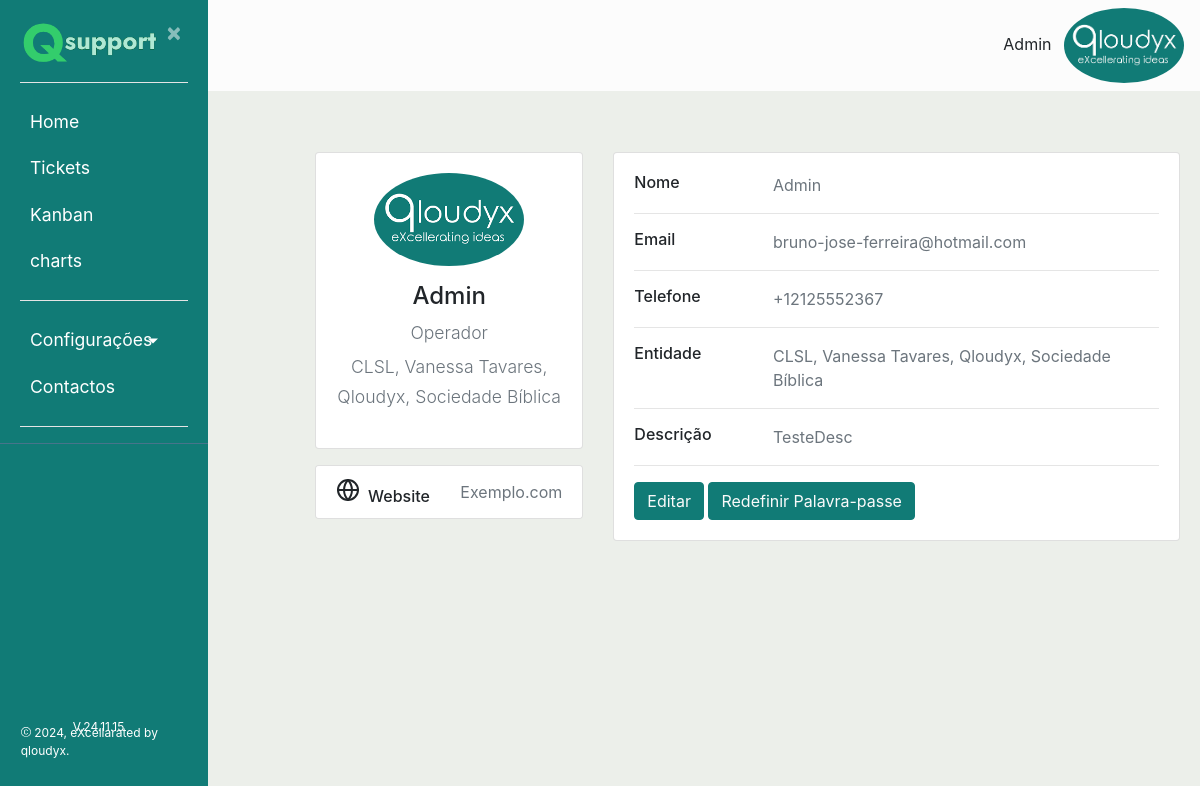
/profile/ (signed in), run on the app's committed database.
### ticket/models.py (models this page shows, shortened)
class Usuarios(AbstractBaseUser):
    uuid = models.UUIDField(default = uuid.uuid4)
    nome = models.CharField(max_length=100, unique=True,verbose_name='Utilizador')
    email = models.EmailField(verbose_name='E-mail')
    foto = models.ImageField(null=True, blank=True, upload_to='users/uploads/fotos',verbose_name='Foto')
    descricao = models.CharField(max_length=250, null=True)
    EscolhasRole = {
    ("Interno", "Interno"),
    ("Operador", "Operador"),
    ("Cliente", "Cliente"),
    }
    role = models.CharField(max_length=50,choices= EscolhasRole ,verbose_name='Cargo')
    entidade = models.ManyToManyField(Entidades, verbose_name='Entidades')
    telefone = PhoneNumberField(null=True, blank=False, unique=True, verbose_name='Telefone')
    date_of_birth = models.DateField(verbose_name='Data de Nascimento')
    is_active = models.BooleanField(default=True, verbose_name='Ativo?')
    is_admin = models.BooleanField(default=False, verbose_name='Admin?')
    objects = MyUserManager()
    USERNAME_FIELD = 'nome'
    REQUIRED_FIELDS = ['date_of_birth','email']
    def nomes_entidade(self):
            return ', '.join([a.nome for a in self.entidade.all()])
    nomes_entidade.short_description = "Entidades"

class Entidades(models.Model):
    nome = models.CharField(max_length=100)
    externo = models.BooleanField(default=False)

### users/views.py (the view)
# urls.py: path('profile/', users_views.profile, name='profile'), #URL para os perfís
@login_required
def profile(request):
    total = Ticket.objects.count()
    filtroresolvido = Ticket.objects.filter(estado="3")
    resolvido = filtroresolvido.count()
    percentresolvido = int(resolvido / total * 100)
    filtrocritico = Ticket.objects.filter(prioridade="4")
    critico = filtrocritico.count()
    percentcritico = int(critico / total * 100)
    filtroalto = Ticket.objects.filter(prioridade="3")
    alto = filtroalto.count()
    percentalto = int(alto / total * 100)
    filtromedio = Ticket.objects.filter(prioridade="2")
    medio = filtromedio.count()
    percentmedio = int(medio / total * 100)
    filtrobaixo = Ticket.objects.filter(prioridade="1")
    baixo = filtrobaixo.count()
    percentbaixo = int(baixo / total * 100)
    return render (request, 'users/profile.html',context =
                   {
                    'resolvido':percentresolvido,
                    'critico':percentcritico,
                    'alto':percentalto,
                    'medio':percentmedio,
                    'baixo':percentbaixo,
                   }
                   )

### users/templates/users/profile.html (shortened to what this page needs)
{% extends "ticket/base.html" %}
{% block content %}
    <div class="row gutters-sm">
        <div class="col-md-4 mb-3">
            <div class="card">
                <div class="card-body">
                    <div class="d-flex flex-column align-items-center text-center">
                        <img src= "{{ user.foto.url }} " alt="Admin" class="rounded-circle" width="150" />
                        <div class="mt-3">
                        <h4 class="account-Heading">{{ user.nome }}</h4>
                        <p style="text-align: center" class="text-secondary mb-1">{{user.role}}</p>
                        <p style="text-align: center" class="text-muted font-size-sm">{{user.nomes_entidade}}</p>
                    </div>
                </div>
            </div>
        </div>
        <div class="card mt-3">
            <ul class="list-group list-group-flush">
                <li class="list-group-item d-flex justify-content-between align-items-center flex-wrap">
                    <h6 class="mb-0">Website</h6>
                    <span class="text-secondary">Exemplo.com</span>
                </li>
            </ul>
        </div>
    </div>
    <div class="col-md-8">
        <div class="card mb-3">
            <div class="card-body">
                <div class="row">
                    <div class="col-sm-3">
                            <h6 class="mb-0">Nome</h6>
                        </div>
                        <div class="col-sm-9 text-secondary">
                            {{ user.nome }}
                        </div>
                    </div>
                    <hr>
                    <div class="row">
                        <div class="col-sm-3">
                            <h6 class="mb-0">Email</h6>
                        </div>
                        <div class="col-sm-9 text-secondary">
                            {{ user.email }}
                        </div>
                    </div>
                    <hr>
                    <div class="row">
                        <div class="col-sm-3">
                            <h6 class="mb-0">Telefone</h6>
                        </div>
                        <div class="col-sm-9 text-secondary">
                            {{ user.telefone }}
                        </div>
                    </div>
                    <hr>
                    <div class="row">
                        <div class="col-sm-3">
                            <h6 class="mb-0">Entidade</h6>
                        </div>
                        <div class="col-sm-9 text-secondary">
                            {{ user.nomes_entidade }}
                        </div>
                    </div>
                    <hr>
                    <div class="row">
                        <div class="col-sm-3">
                            <h6 class="mb-0">Descrição</h6>
                        </div>
                        <div class="col-sm-9 text-secondary">
                            {{ user.descricao }}
                        </div>
                    </div>
                    <hr>
                    <div class="row">
                        <div class="col-sm-12">
                            <a class="btn btn-info " target="" href="{% url 'editar_perfil' user.uuid %}">Editar</a>
                            <a class="btn btn-info " target="" href="{% url 'email' %}">Redefinir Palavra-passe</a>
                        </div>
                    </div>
                </div>
            </div>
        </div>
    </div>
{% endblock content %}

### ticket/templates/ticket/base.html (shortened to what this page needs)
{% load static %}
<!DOCTYPE html>
<html lang="en">
<head>
    <link rel="stylesheet" href="https://cdn.jsdelivr.net/npm/bootstrap@4.0.0/dist/css/bootstrap.min.css">
    <link rel="stylesheet" type="text/css" href="{% static 'ticket/main.css' %}">
</head>
<body>
    {% if user.nome == "Registo" %}
    <div class="wrapper">
        <nav id="sidebar">
            <div class="sidebar-header">
                <a href = "{% url 'ticket-home' %}"> <img src="{% static 'ticket/Qloudyx3.png' %}" style="width:150px;height:100%;"></a>
                <a class="close" onclick="CloseMenu()">&nbsp×&nbsp</a>
                <hr>
                <form method="post" action="{% url 'logout' %}">
                    {% csrf_token %}
                    <a><button style="color:white; text-align:center" class="astext" type="submit">Logout</button></a>
                </form>
                <hr>
            </div>
            </ul>
        </nav>
            <main role="main" class="container">
                <div class="row">
                    <div class="col-md-8">
                        {% if messages %}
                            {% for message in messages %}
                                <div class="alert alert-{{ message.tags }} ">
                                    {{ message }}
                                </div>
                            {% endfor %}
                        {% endif %}
                    </div>
                </div>
            </main>
            <div class="collapse navbar-collapse" id="navbarSupportedContent">
                <ul class="nav navbar-nav ml-auto">
                    <li class="nav-item active">
                        <div class="dropdown">
                            {% if user.is_authenticated %}
                            <img src= "{{ user.foto.url }} " alt="Menu" id="foto" class="rounded-circle" width="150"/>
                            <center>
                            </center>
                        </div>
                        {% endif %}
                    </li>
                </ul>
                </div>
        </div>
        {% block restricted %}{% endblock %}
    {% else %}
    <div class="wrapper">
        <nav id="sidebar">
            <div class="sidebar-header">
                <a href = "{% url 'ticket-home' %}"> <img src="{% static 'ticket/Qloudyx3.png' %}" style="width:140px;height:100%;"></a>
                <a class="close" onclick="CloseMenu();Aparece()">&nbsp×&nbsp</a>
                <hr>
            </div>
            <ul class="list-unstyled components" >
                <li>
                    {% if user.role == "Interno" or user.role == "Operador" or user.is_admin %}
                        <a href="{% url 'ticket-home' %}">Home</a>
                    {% endif %}
                    {% if user.is_authenticated %}
                        <a class= "nav-item nav-link"href="{% url 'listaticket' %}?aberto=1">Tickets</a>
                        {% if user.role == "Interno" or user.role == "Operador" or user.is_admin %}
                            <a class= "nav-item nav-link"href="{% url 'listakanban' %}">Kanban</a>
                            <a class= "nav-item nav-link"href="{% url 'ticketcharts' %}">charts</a>
                        {% endif %}
                    {% endif %}
                </li>
                {% if user.is_admin or user.role == "Interno"%}
                <li>
                    <hr>
                    <a href="#homeSubmenu" data-toggle="collapse" aria-expanded="false" class="dropdown-toggle">Configurações</a>
                </li>
                {% endif %}
                <li>
                <a href="#">Contactos</a>
                </li>
                    <hr>
            </ul>
        <footer style="font-size:12px;position:absolute; bottom:8%; left:35%;">V.24.11.15</footer>
        <footer style="font-size:12px;position:absolute; bottom:5%; left:10%;">
        2024, eXcellarated by <a href="http://www.qloudyx.pt">qloudyx</a>.</footer>
        </nav>
        </div>
        <div id="contenta">
            <nav style="background-color:#fcfcfc;" class="navbar navbar-expand">
                <div class="container-fluid">
                    {% if user.is_authenticated %}
                    <div class="collapse navbar-collapse" id="navbarSupportedContent">
                        <ul class="nav navbar-nav ml-auto">
                            <li class="nav-item active">
                                <div class="dropdown">
                                    {% if user.is_authenticated %}
                                    <a class="nav-link" style="display:inline;text-align:center" href="#">{{user.nome}}</a>
                                    <img src= "{{ user.foto.url }} " alt="Menu" class="rounded-circle" width="120" />
                                </div>
                                {% endif %}
                            </li>
                        </ul>
                    </div>
                    {% endif %}
                </div>
            </nav>
            <main role="main" class="container">
                <div class="row">
                    <div class="col-md-8">
                    </div>
                </div>
            </main>
        {% endif %}
        <div id="content">
            {% block content %}{% endblock %}
        </div>
</body>
</html>

### ticket/static/ticket/main.css (style rules this page uses)
body { background-color: #ecefea; }
p { font-size: 1.1em; font-weight: 300; line-height: 1.7em; max-width: 250px; color: black; display:block; text-align: left; }
hr { background-color: white; }
a, a:hover, a:focus { color: inherit; text-decoration: none; transition: all 0.3s; }
.navbar { width: 100%; background: #fff; border: none; border-radius: 0; margin-bottom: 40px; box-shadow:rgba(0, 0, 0, 0.1); }
.wrapper { display: flex; width: 100%; align-items: stretch; }
#sidebar { height: 100%; width: 250; position: fixed; z-index: 1; overflow-x: hidden; background: #117B76; color: #fff; transition: all 0.3s; }
#sidebar .sidebar-header { padding-left: 20px; padding-top: 20px; padding-right: 20px; background: #117B76; }
#sidebar ul.components { padding-left: 20px; padding-right: 20px; border-bottom: 1px solid #47748b; }
#sidebar ul li a { padding: 10px; font-size: 1.1em; display: block; }
a[data-toggle="collapse"] { position: relative; }
.dropdown-toggle::after { display: block; position: absolute; top: 50%; right: 30px; transform: translateY(-50%); }
#contenta { margin-left: 0px !important; position: relative; padding-left: 5px; padding-bottom: 15px !important; transition: all 0.3s; }
#content { margin-left: 290px; position: relative; padding: 20px; min-height: 80vh; transition: all 0.3s; }

### ticket/templates/ticket/base.html (style rules this page uses)
.dropdown { position: relative; display: inline-block; }
.btn-primary,.btn-info,.btn-secondary,.btn-success,.btn-danger { background-color:#117B76; border-color:#117B76; color:#fafafa; transition: 0.5s }
body { background-color: #ecefea; }

### data on the page
Usuarios: nome "Admin", foto (picture), role "Operador", nomes_entidade "CLSL, Vanessa Tavares, Qloudyx, Sociedade Bíblica", email "bruno-jose-ferreira@hotmail.com", telefone "+12125552367", descricao "TesteDesc"
